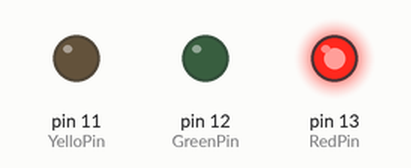
Bench run of a sketch on a simulated Arduino Uno, built with avr-gcc and run on an emulated ATmega328P. Parts: output pins drawn as LEDs (lit = HIGH).

Above: at 0.1 s.
At 80.1 s:
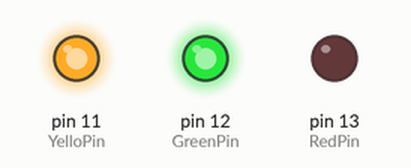
At 115.1 s:
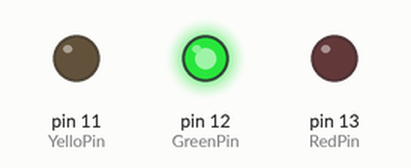
Timing chart, 0 to 116.6 s (numbered marks = the images above):
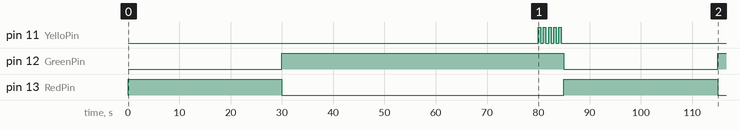

Measured:
- by itself, pin 11 (YelloPin): LOW → HIGH at 80.0 s, → LOW 0.50 s later, → HIGH 0.50 s later, → LOW 0.50 s later, … (10 changes in this stretch)
- by itself, pin 12 (GreenPin): LOW → HIGH at 30.0 s, → LOW 55.0 s later, → HIGH 30.0 s later
- by itself, pin 13 (RedPin): alternates HIGH for 30.0 s and LOW for 55.0 s

The sketch:

Traffic_Light_with_delay.ino
```cpp
// C++ code
//
const int RedPin=13;
const int GreenPin=12;
const int YelloPin=11;
void setup()
{
  pinMode(RedPin, OUTPUT);
  pinMode(GreenPin, OUTPUT);
  pinMode(YelloPin, OUTPUT);
}

void loop()
{
  // Red pin high for 30 sec
  digitalWrite(RedPin, HIGH);
  digitalWrite(GreenPin, LOW);
  digitalWrite(YelloPin, LOW);
  delay(30000);

//Red will go off and Green will light up for 55sec.
  digitalWrite(RedPin, LOW);
  digitalWrite(GreenPin, HIGH);
  digitalWrite(YelloPin, LOW);
  delay(50000);
  //50s after green lights up, Yellow will start to blink for 5s at a total 1s interval .
//[Consider blink to be a light lighting up for 500ms and staying off for
//500ms and the sequence is repeated.]
  for(int i=0;i<5;i++){
  	  digitalWrite(YelloPin, HIGH);
  	  delay(500);
      digitalWrite(YelloPin, LOW);
	  delay(500);
  }
//Then green and yellow will turn off.
    digitalWrite(GreenPin, LOW);
    digitalWrite(YelloPin, LOW);

}
```
